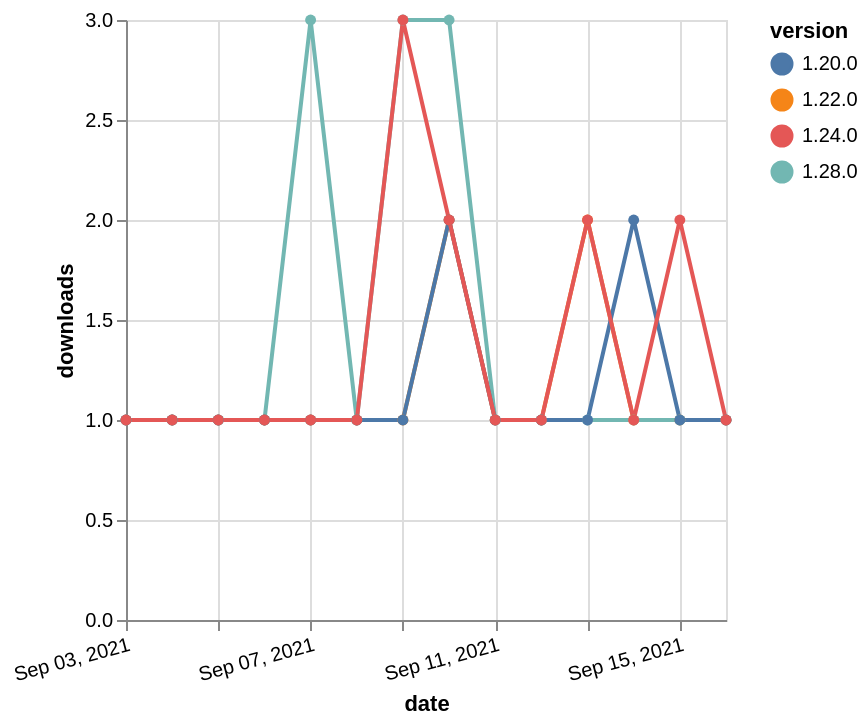

Vega-Lite specification stored for this chart:
### Vega-Lite specification from a JSON file in a GitHub repository (floating-point values rounded to 4 significant figures)
{"$schema": "https://vega.github.io/schema/vega-lite/v5.json", "description": "A simple bar chart with embedded data.", "data": {"values": [{"date": "2021-09-03", "total": 236, "delta": 1, "version": "1.22.0"}, {"date": "2021-09-04", "total": 237, "delta": 1, "version": "1.22.0"}, {"date": "2021-09-05", "total": 238, "delta": 1, "version": "1.22.0"}, {"date": "2021-09-06", "total": 239, "delta": 1, "version": "1.22.0"}, {"date": "2021-09-07", "total": 240, "delta": 1, "version": "1.22.0"}, {"date": "2021-09-08", "total": 241, "delta": 1, "version": "1.22.0"}, {"date": "2021-09-09", "total": 242, "delta": 1, "version": "1.22.0"}, {"date": "2021-09-10", "total": 244, "delta": 2, "version": "1.22.0"}, {"date": "2021-09-11", "total": 245, "delta": 1, "version": "1.22.0"}, {"date": "2021-09-12", "total": 246, "delta": 1, "version": "1.22.0"}, {"date": "2021-09-13", "total": 248, "delta": 2, "version": "1.22.0"}, {"date": "2021-09-14", "total": 249, "delta": 1, "version": "1.22.0"}, {"date": "2021-09-15", "total": 250, "delta": 1, "version": "1.22.0"}, {"date": "2021-09-16", "total": 251, "delta": 1, "version": "1.22.0"}, {"date": "2021-09-03", "total": 226, "delta": 1, "version": "1.28.0"}, {"date": "2021-09-04", "total": 227, "delta": 1, "version": "1.28.0"}, {"date": "2021-09-05", "total": 228, "delta": 1, "version": "1.28.0"}, {"date": "2021-09-06", "total": 229, "delta": 1, "version": "1.28.0"}, {"date": "2021-09-07", "total": 232, "delta": 3, "version": "1.28.0"}, {"date": "2021-09-08", "total": 233, "delta": 1, "version": "1.28.0"}, {"date": "2021-09-09", "total": 236, "delta": 3, "version": "1.28.0"}, {"date": "2021-09-10", "total": 239, "delta": 3, "version": "1.28.0"}, {"date": "2021-09-11", "total": 240, "delta": 1, "version": "1.28.0"}, {"date": "2021-09-12", "total": 241, "delta": 1, "version": "1.28.0"}, {"date": "2021-09-13", "total": 242, "delta": 1, "version": "1.28.0"}, {"date": "2021-09-14", "total": 243, "delta": 1, "version": "1.28.0"}, {"date": "2021-09-15", "total": 244, "delta": 1, "version": "1.28.0"}, {"date": "2021-09-16", "total": 245, "delta": 1, "version": "1.28.0"}, {"date": "2021-09-03", "total": 649, "delta": 1, "version": "1.20.0"}, {"date": "2021-09-04", "total": 650, "delta": 1, "version": "1.20.0"}, {"date": "2021-09-05", "total": 651, "delta": 1, "version": "1.20.0"}, {"date": "2021-09-06", "total": 652, "delta": 1, "version": "1.20.0"}, {"date": "2021-09-07", "total": 653, "delta": 1, "version": "1.20.0"}, {"date": "2021-09-08", "total": 654, "delta": 1, "version": "1.20.0"}, {"date": "2021-09-09", "total": 655, "delta": 1, "version": "1.20.0"}, {"date": "2021-09-10", "total": 657, "delta": 2, "version": "1.20.0"}, {"date": "2021-09-11", "total": 658, "delta": 1, "version": "1.20.0"}, {"date": "2021-09-12", "total": 659, "delta": 1, "version": "1.20.0"}, {"date": "2021-09-13", "total": 660, "delta": 1, "version": "1.20.0"}, {"date": "2021-09-14", "total": 662, "delta": 2, "version": "1.20.0"}, {"date": "2021-09-15", "total": 663, "delta": 1, "version": "1.20.0"}, {"date": "2021-09-16", "total": 664, "delta": 1, "version": "1.20.0"}, {"date": "2021-09-03", "total": 326, "delta": 1, "version": "1.24.0"}, {"date": "2021-09-04", "total": 327, "delta": 1, "version": "1.24.0"}, {"date": "2021-09-05", "total": 328, "delta": 1, "version": "1.24.0"}, {"date": "2021-09-06", "total": 329, "delta": 1, "version": "1.24.0"}, {"date": "2021-09-07", "total": 330, "delta": 1, "version": "1.24.0"}, {"date": "2021-09-08", "total": 331, "delta": 1, "version": "1.24.0"}, {"date": "2021-09-09", "total": 334, "delta": 3, "version": "1.24.0"}, {"date": "2021-09-10", "total": 336, "delta": 2, "version": "1.24.0"}, {"date": "2021-09-11", "total": 337, "delta": 1, "version": "1.24.0"}, {"date": "2021-09-12", "total": 338, "delta": 1, "version": "1.24.0"}, {"date": "2021-09-13", "total": 340, "delta": 2, "version": "1.24.0"}, {"date": "2021-09-14", "total": 341, "delta": 1, "version": "1.24.0"}, {"date": "2021-09-15", "total": 343, "delta": 2, "version": "1.24.0"}, {"date": "2021-09-16", "total": 344, "delta": 1, "version": "1.24.0"}]}, "width": "container", "mark": {"type": "line", "point": {"filled": true}}, "encoding": {"x": {"field": "date", "type": "temporal", "timeUnit": "yearmonthdate", "title": "date", "axis": {"labelAngle": -15}}, "y": {"field": "delta", "type": "quantitative", "title": "downloads"}, "color": {"field": "version", "type": "nominal"}, "tooltip": {"field": "delta"}}}
